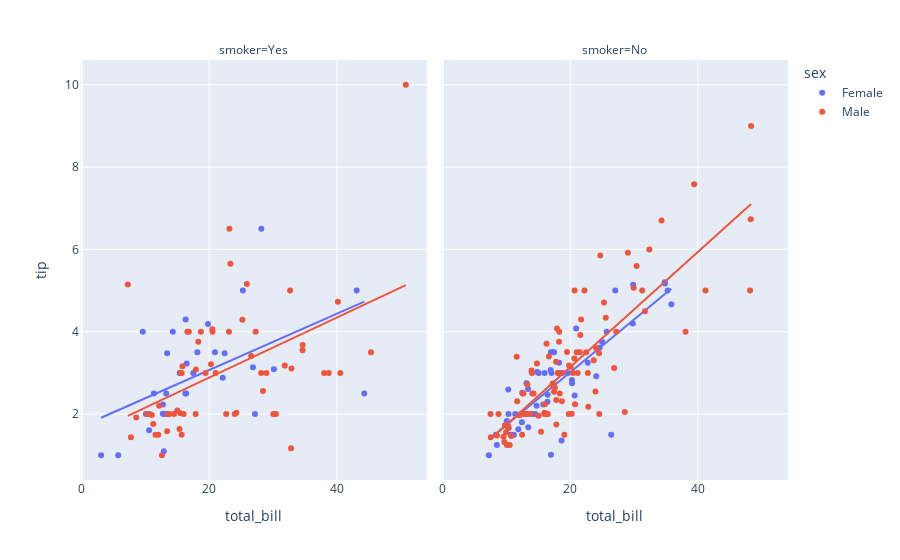

Notebook code cell kept with this figure:
### Code cell
fig = px.scatter(tips, x="total_bill", y="tip", trendline="ols",facet_col='smoker',color='sex')
fig.show()
